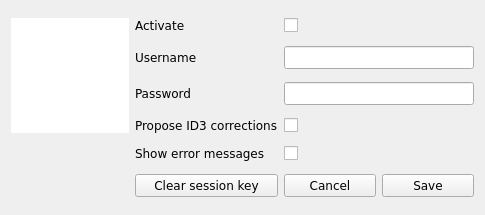
<?xml version="1.0" encoding="UTF-8"?>
<ui version="4.0">
 <class>GUI_LastFM_Dialog</class>
 <widget class="QDialog" name="GUI_LastFM_Dialog">
  <property name="geometry">
   <rect>
    <x>0</x>
    <y>0</y>
    <width>485</width>
    <height>215</height>
   </rect>
  </property>
  <property name="windowTitle">
   <string>Last.fm Preferences</string>
  </property>
  <layout class="QGridLayout" name="gridLayout">
   <item row="0" column="2">
    <widget class="QCheckBox" name="cb_activate">
     <property name="font">
      <font>
       <family>DejaVu Sans</family>
      </font>
     </property>
     <property name="focusPolicy">
      <enum>Qt::NoFocus</enum>
     </property>
     <property name="layoutDirection">
      <enum>Qt::LeftToRight</enum>
     </property>
     <property name="text">
      <string/>
     </property>
    </widget>
   </item>
   <item row="1" column="2" colspan="2">
    <widget class="QLineEdit" name="tf_username">
     <property name="font">
      <font>
       <family>DejaVu Sans</family>
      </font>
     </property>
     <property name="focusPolicy">
      <enum>Qt::ClickFocus</enum>
     </property>
    </widget>
   </item>
   <item row="1" column="1">
    <widget class="QLabel" name="label_2">
     <property name="font">
      <font>
       <family>DejaVu Sans</family>
      </font>
     </property>
     <property name="text">
      <string>Username</string>
     </property>
    </widget>
   </item>
   <item row="0" column="1">
    <widget class="QLabel" name="label_4">
     <property name="font">
      <font>
       <family>DejaVu Sans</family>
      </font>
     </property>
     <property name="text">
      <string>Activate</string>
     </property>
    </widget>
   </item>
   <item row="4" column="1">
    <widget class="QLabel" name="label_5">
     <property name="font">
      <font>
       <family>DejaVu Sans</family>
      </font>
     </property>
     <property name="text">
      <string>Show error messages</string>
     </property>
    </widget>
   </item>
   <item row="2" column="1">
    <widget class="QLabel" name="label_3">
     <property name="font">
      <font>
       <family>DejaVu Sans</family>
      </font>
     </property>
     <property name="text">
      <string>Password</string>
     </property>
    </widget>
   </item>
   <item row="3" column="2">
    <widget class="QCheckBox" name="cb_correct_id3">
     <property name="font">
      <font>
       <family>DejaVu Sans</family>
      </font>
     </property>
     <property name="focusPolicy">
      <enum>Qt::NoFocus</enum>
     </property>
     <property name="text">
      <string/>
     </property>
    </widget>
   </item>
   <item row="2" column="2" colspan="2">
    <widget class="QLineEdit" name="tf_password">
     <property name="font">
      <font>
       <family>DejaVu Sans</family>
      </font>
     </property>
     <property name="focusPolicy">
      <enum>Qt::ClickFocus</enum>
     </property>
     <property name="echoMode">
      <enum>QLineEdit::Password</enum>
     </property>
    </widget>
   </item>
   <item row="3" column="1">
    <widget class="QLabel" name="label">
     <property name="font">
      <font>
       <family>DejaVu Sans</family>
      </font>
     </property>
     <property name="text">
      <string>Propose ID3 corrections</string>
     </property>
    </widget>
   </item>
   <item row="5" column="1">
    <widget class="QPushButton" name="btn_clear_session">
     <property name="font">
      <font>
       <family>DejaVu Sans</family>
      </font>
     </property>
     <property name="focusPolicy">
      <enum>Qt::NoFocus</enum>
     </property>
     <property name="text">
      <string>Clear session key</string>
     </property>
    </widget>
   </item>
   <item row="0" column="0" rowspan="4">
    <widget class="QWidget" name="widget" native="true">
     <property name="font">
      <font>
       <family>DejaVu Sans</family>
      </font>
     </property>
     <property name="styleSheet">
      <string notr="true">background-color: rgb(255, 255, 255);</string>
     </property>
     <layout class="QVBoxLayout" name="verticalLayout">
      <item>
       <widget class="QLabel" name="lab_image">
        <property name="minimumSize">
         <size>
          <width>100</width>
          <height>30</height>
         </size>
        </property>
        <property name="maximumSize">
         <size>
          <width>100</width>
          <height>30</height>
         </size>
        </property>
        <property name="font">
         <font>
          <family>DejaVu Sans</family>
         </font>
        </property>
        <property name="text">
         <string/>
        </property>
        <property name="pixmap">
         <pixmap resource="../Icons.qrc">:/icons/icons/lastfm.gif</pixmap>
        </property>
        <property name="scaledContents">
         <bool>true</bool>
        </property>
       </widget>
      </item>
     </layout>
    </widget>
   </item>
   <item row="4" column="2">
    <widget class="QCheckBox" name="cb_error_messages">
     <property name="font">
      <font>
       <family>DejaVu Sans</family>
      </font>
     </property>
     <property name="focusPolicy">
      <enum>Qt::NoFocus</enum>
     </property>
     <property name="text">
      <string/>
     </property>
    </widget>
   </item>
   <item row="5" column="3">
    <widget class="QPushButton" name="btn_save">
     <property name="font">
      <font>
       <family>DejaVu Sans</family>
      </font>
     </property>
     <property name="focusPolicy">
      <enum>Qt::NoFocus</enum>
     </property>
     <property name="text">
      <string>Save</string>
     </property>
    </widget>
   </item>
   <item row="5" column="2">
    <widget class="QPushButton" name="btn_cancel">
     <property name="font">
      <font>
       <family>DejaVu Sans</family>
      </font>
     </property>
     <property name="focusPolicy">
      <enum>Qt::NoFocus</enum>
     </property>
     <property name="text">
      <string>Cancel</string>
     </property>
    </widget>
   </item>
  </layout>
 </widget>
 <resources>
  <include location="../Icons.qrc"/>
 </resources>
 <connections>
  <connection>
   <sender>btn_cancel</sender>
   <signal>clicked()</signal>
   <receiver>GUI_LastFM_Dialog</receiver>
   <slot>close()</slot>
   <hints>
    <hint type="sourcelabel">
     <x>319</x>
     <y>111</y>
    </hint>
    <hint type="destinationlabel">
     <x>239</x>
     <y>66</y>
    </hint>
   </hints>
  </connection>
  <connection>
   <sender>tf_password</sender>
   <signal>returnPressed()</signal>
   <receiver>btn_save</receiver>
   <slot>click()</slot>
   <hints>
    <hint type="sourcelabel">
     <x>370</x>
     <y>80</y>
    </hint>
    <hint type="destinationlabel">
     <x>422</x>
     <y>139</y>
    </hint>
   </hints>
  </connection>
  <connection>
   <sender>tf_username</sender>
   <signal>returnPressed()</signal>
   <receiver>btn_save</receiver>
   <slot>click()</slot>
   <hints>
    <hint type="sourcelabel">
     <x>370</x>
     <y>48</y>
    </hint>
    <hint type="destinationlabel">
     <x>422</x>
     <y>139</y>
    </hint>
   </hints>
  </connection>
 </connections>
</ui>
